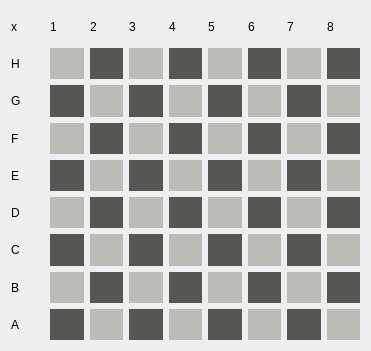
   <widget class="QWidget" name="gridLayoutWidget">
    <property name="geometry">
     <rect>
      <x>20</x>
      <y>270</y>
      <width>371</width>
      <height>351</height>
     </rect>
    </property>
    <layout class="QGridLayout" name="gridLayout">
     <item row="0" column="2">
      <widget class="QLabel" name="label_3">
       <property name="text">
        <string>2</string>
       </property>
      </widget>
     </item>
     <item row="2" column="0">
      <widget class="QLabel" name="label_11">
       <property name="text">
        <string>G</string>
       </property>
      </widget>
     </item>
     <item row="0" column="0">
      <widget class="QLabel" name="label">
       <property name="text">
        <string>x</string>
       </property>
      </widget>
     </item>
     <item row="0" column="1">
      <widget class="QLabel" name="label_2">
       <property name="text">
        <string>1</string>
       </property>
      </widget>
     </item>
     <item row="1" column="0">
      <widget class="QLabel" name="label_10">
       <property name="text">
        <string>H</string>
       </property>
      </widget>
     </item>
     <item row="0" column="4">
      <widget class="QLabel" name="label_5">
       <property name="text">
        <string>4</string>
       </property>
      </widget>
     </item>
     <item row="0" column="3">
      <widget class="QLabel" name="label_4">
       <property name="text">
        <string>3</string>
       </property>
      </widget>
     </item>
     <item row="0" column="6">
      <widget class="QLabel" name="label_7">
       <property name="text">
        <string>6</string>
       </property>
      </widget>
     </item>
     <item row="0" column="5">
      <widget class="QLabel" name="label_6">
       <property name="text">
        <string>5</string>
       </property>
      </widget>
     </item>
     <item row="0" column="7">
      <widget class="QLabel" name="label_8">
       <property name="text">
        <string>7</string>
       </property>
      </widget>
     </item>
     <item row="0" column="8">
      <widget class="QLabel" name="label_9">
       <property name="text">
        <string>8</string>
       </property>
      </widget>
     </item>
     <item row="3" column="0">
      <widget class="QLabel" name="label_12">
       <property name="text">
        <string>F</string>
       </property>
      </widget>
     </item>
     <item row="4" column="0">
      <widget class="QLabel" name="label_13">
       <property name="text">
        <string>E</string>
       </property>
      </widget>
     </item>
     <item row="5" column="0">
      <widget class="QLabel" name="label_14">
       <property name="text">
        <string>D</string>
       </property>
      </widget>
     </item>
     <item row="7" column="0">
      <widget class="QLabel" name="label_16">
       <property name="text">
        <string>B</string>
       </property>
      </widget>
     </item>
     <item row="6" column="0">
      <widget class="QLabel" name="label_15">
       <property name="text">
        <string>C</string>
       </property>
      </widget>
     </item>
     <item row="8" column="0">
      <widget class="QLabel" name="label_17">
       <property name="text">
        <string>A</string>
       </property>
      </widget>
     </item>
     <item row="1" column="1">
      <widget class="QLabel" name="label_18">
       <property name="maximumSize">
        <size>
         <width>36</width>
         <height>33</height>
        </size>
       </property>
       <property name="styleSheet">
        <string notr="true">background-color: rgb(186, 189, 182);</string>
       </property>
       <property name="text">
        <string/>
       </property>
      </widget>
     </item>
     <item row="1" column="2">
      <widget class="QLabel" name="label_19">
       <property name="maximumSize">
        <size>
         <width>36</width>
         <height>33</height>
        </size>
       </property>
       <property name="styleSheet">
        <string notr="true">background-color: rgb(85, 87, 83);</string>
       </property>
       <property name="text">
        <string/>
       </property>
      </widget>
     </item>
     <item row="1" column="3">
      <widget class="QLabel" name="label_20">
       <property name="maximumSize">
        <size>
         <width>36</width>
         <height>33</height>
        </size>
       </property>
       <property name="styleSheet">
        <string notr="true">background-color: rgb(186, 189, 182);</string>
       </property>
       <property name="text">
        <string/>
       </property>
      </widget>
     </item>
     <item row="1" column="4">
      <widget class="QLabel" name="label_21">
       <property name="maximumSize">
        <size>
         <width>36</width>
         <height>33</height>
        </size>
       </property>
       <property name="styleSheet">
        <string notr="true">background-color: rgb(85, 87, 83);</string>
       </property>
       <property name="text">
        <string/>
       </property>
      </widget>
     </item>
     <item row="1" column="5">
      <widget class="QLabel" name="label_22">
       <property name="maximumSize">
        <size>
         <width>36</width>
         <height>33</height>
        </size>
       </property>
       <property name="styleSheet">
        <string notr="true">background-color: rgb(186, 189, 182);</string>
       </property>
       <property name="text">
        <string/>
       </property>
      </widget>
     </item>
     <item row="1" column="6">
      <widget class="QLabel" name="label_23">
       <property name="maximumSize">
        <size>
         <width>36</width>
         <height>33</height>
        </size>
       </property>
       <property name="styleSheet">
        <string notr="true">background-color: rgb(85, 87, 83);</string>
       </property>
       <property name="text">
        <string/>
       </property>
      </widget>
     </item>
     <item row="1" column="7">
      <widget class="QLabel" name="label_24">
       <property name="maximumSize">
        <size>
         <width>36</width>
         <height>33</height>
        </size>
       </property>
       <property name="styleSheet">
        <string notr="true">background-color: rgb(186, 189, 182);</string>
       </property>
       <property name="text">
        <string/>
       </property>
      </widget>
     </item>
     <item row="1" column="8">
      <widget class="QLabel" name="label_25">
       <property name="maximumSize">
        <size>
         <width>36</width>
         <height>33</height>
        </size>
       </property>
       <property name="styleSheet">
        <string notr="true">background-color: rgb(85, 87, 83);</string>
       </property>
       <property name="text">
        <string/>
       </property>
      </widget>
     </item>
     <item row="2" column="1">
      <widget class="QLabel" name="label_26">
       <property name="maximumSize">
        <size>
         <width>36</width>
         <height>33</height>
        </size>
       </property>
       <property name="styleSheet">
        <string notr="true">background-color: rgb(85, 87, 83);</string>
       </property>
       <property name="text">
        <string/>
       </property>
      </widget>
     </item>
     <item row="2" column="2">
      <widget class="QLabel" name="label_27">
       <property name="maximumSize">
        <size>
         <width>36</width>
         <height>33</height>
        </size>
       </property>
       <property name="styleSheet">
        <string notr="true">background-color: rgb(186, 189, 182);</string>
       </property>
       <property name="text">
        <string/>
       </property>
      </widget>
     </item>
     <item row="2" column="3">
      <widget class="QLabel" name="label_28">
       <property name="maximumSize">
        <size>
         <width>36</width>
         <height>33</height>
        </size>
       </property>
       <property name="styleSheet">
        <string notr="true">background-color: rgb(85, 87, 83);</string>
       </property>
       <property name="text">
        <string/>
       </property>
      </widget>
     </item>
     <item row="2" column="4">
      <widget class="QLabel" name="label_29">
       <property name="maximumSize">
        <size>
         <width>36</width>
         <height>33</height>
        </size>
       </property>
       <property name="styleSheet">
        <string notr="true">background-color: rgb(186, 189, 182);</string>
       </property>
       <property name="text">
        <string/>
       </property>
      </widget>
     </item>
     <item row="2" column="5">
      <widget class="QLabel" name="label_30">
       <property name="maximumSize">
        <size>
         <width>36</width>
         <height>33</height>
        </size>
       </property>
       <property name="styleSheet">
        <string notr="true">background-color: rgb(85, 87, 83);</string>
       </property>
       <property name="text">
        <string/>
       </property>
      </widget>
     </item>
     <item row="2" column="6">
      <widget class="QLabel" name="label_31">
       <property name="maximumSize">
        <size>
         <width>36</width>
         <height>33</height>
        </size>
       </property>
       <property name="styleSheet">
        <string notr="true">background-color: rgb(186, 189, 182);</string>
       </property>
       <property name="text">
        <string/>
       </property>
      </widget>
     </item>
     <item row="2" column="7">
      <widget class="QLabel" name="label_32">
       <property name="maximumSize">
        <size>
         <width>36</width>
         <height>33</height>
        </size>
       </property>
       <property name="styleSheet">
        <string notr="true">background-color: rgb(85, 87, 83);</string>
       </property>
       <property name="text">
        <string/>
       </property>
      </widget>
     </item>
     <item row="2" column="8">
      <widget class="QLabel" name="label_33">
       <property name="maximumSize">
        <size>
         <width>36</width>
         <height>33</height>
        </size>
       </property>
       <property name="styleSheet">
        <string notr="true">background-color: rgb(186, 189, 182);</string>
       </property>
       <property name="text">
        <string/>
       </property>
      </widget>
     </item>
     <item row="3" column="1">
      <widget class="QLabel" name="label_34">
       <property name="maximumSize">
        <size>
         <width>36</width>
         <height>33</height>
        </size>
       </property>
       <property name="styleSheet">
        <string notr="true">background-color: rgb(186, 189, 182);</string>
       </property>
       <property name="text">
        <string/>
       </property>
      </widget>
     </item>
     <item row="3" column="2">
      <widget class="QLabel" name="label_35">
       <property name="maximumSize">
        <size>
         <width>36</width>
         <height>33</height>
        </size>
       </property>
       <property name="styleSheet">
        <string notr="true">background-color: rgb(85, 87, 83);</string>
       </property>
       <property name="text">
        <string/>
       </property>
      </widget>
     </item>
     <item row="3" column="3">
      <widget class="QLabel" name="label_36">
       <property name="maximumSize">
        <size>
         <width>36</width>
         <height>33</height>
        </size>
       </property>
       <property name="styleSheet">
        <string notr="true">background-color: rgb(186, 189, 182);</string>
       </property>
       <property name="text">
        <string/>
       </property>
      </widget>
     </item>
     <item row="3" column="4">
      <widget class="QLabel" name="label_37">
       <property name="maximumSize">
        <size>
         <width>36</width>
         <height>33</height>
        </size>
       </property>
       <property name="styleSheet">
        <string notr="true">background-color: rgb(85, 87, 83);</string>
       </property>
       <property name="text">
        <string/>
       </property>
      </widget>
     </item>
     <item row="3" column="5">
      <widget class="QLabel" name="label_38">
       <property name="maximumSize">
        <size>
         <width>36</width>
         <height>33</height>
        </size>
       </property>
       <property name="styleSheet">
        <string notr="true">background-color: rgb(186, 189, 182);</string>
       </property>
       <property name="text">
        <string/>
       </property>
      </widget>
     </item>
     <item row="3" column="6">
      <widget class="QLabel" name="label_39">
       <property name="maximumSize">
        <size>
         <width>36</width>
         <height>33</height>
        </size>
       </property>
       <property name="styleSheet">
        <string notr="true">background-color: rgb(85, 87, 83);</string>
       </property>
       <property name="text">
        <string/>
       </property>
      </widget>
     </item>
     <item row="3" column="7">
      <widget class="QLabel" name="label_40">
       <property name="maximumSize">
        <size>
         <width>36</width>
         <height>33</height>
        </size>
       </property>
       <property name="styleSheet">
        <string notr="true">background-color: rgb(186, 189, 182);</string>
       </property>
       <property name="text">
        <string/>
       </property>
      </widget>
     </item>
     <item row="3" column="8">
      <widget class="QLabel" name="label_41">
       <property name="maximumSize">
        <size>
         <width>36</width>
         <height>33</height>
        </size>
       </property>
       <property name="styleSheet">
        <string notr="true">background-color: rgb(85, 87, 83);</string>
       </property>
       <property name="text">
        <string/>
       </property>
      </widget>
     </item>
     <item row="4" column="1">
      <widget class="QLabel" name="label_42">
       <property name="maximumSize">
        <size>
         <width>36</width>
         <height>33</height>
        </size>
       </property>
       <property name="styleSheet">
        <string notr="true">background-color: rgb(85, 87, 83);</string>
       </property>
       <property name="text">
        <string/>
       </property>
      </widget>
     </item>
     <item row="4" column="2">
      <widget class="QLabel" name="label_43">
       <property name="maximumSize">
        <size>
         <width>36</width>
         <height>33</height>
        </size>
       </property>
       <property name="styleSheet">
        <string notr="true">background-color: rgb(186, 189, 182);</string>
       </property>
       <property name="text">
        <string/>
       </property>
      </widget>
     </item>
     <item row="4" column="3">
      <widget class="QLabel" name="label_44">
       <property name="maximumSize">
        <size>
         <width>36</width>
         <height>33</height>
        </size>
       </property>
       <property name="styleSheet">
        <string notr="true">background-color: rgb(85, 87, 83);</string>
       </property>
       <property name="text">
        <string/>
       </property>
      </widget>
     </item>
     <item row="4" column="4">
      <widget class="QLabel" name="label_45">
       <property name="maximumSize">
        <size>
         <width>36</width>
         <height>33</height>
        </size>
       </property>
       <property name="styleSheet">
        <string notr="true">background-color: rgb(186, 189, 182);</string>
       </property>
       <property name="text">
        <string/>
       </property>
      </widget>
     </item>
     <item row="4" column="5">
      <widget class="QLabel" name="label_46">
       <property name="maximumSize">
        <size>
         <width>36</width>
         <height>33</height>
        </size>
       </property>
       <property name="styleSheet">
        <string notr="true">background-color: rgb(85, 87, 83);</string>
       </property>
       <property name="text">
        <string/>
       </property>
      </widget>
     </item>
     <item row="4" column="6">
      <widget class="QLabel" name="label_47">
       <property name="maximumSize">
        <size>
         <width>36</width>
         <height>33</height>
        </size>
       </property>
       <property name="styleSheet">
        <string notr="true">background-color: rgb(186, 189, 182);</string>
       </property>
       <property name="text">
        <string/>
       </property>
      </widget>
     </item>
     <item row="4" column="7">
      <widget class="QLabel" name="label_48">
       <property name="maximumSize">
        <size>
         <width>36</width>
         <height>33</height>
        </size>
       </property>
       <property name="styleSheet">
        <string notr="true">background-color: rgb(85, 87, 83);</string>
       </property>
       <property name="text">
        <string/>
       </property>
      </widget>
     </item>
     <item row="4" column="8">
      <widget class="QLabel" name="label_49">
       <property name="maximumSize">
        <size>
         <width>36</width>
         <height>33</height>
        </size>
       </property>
       <property name="styleSheet">
        <string notr="true">background-color: rgb(186, 189, 182);</string>
       </property>
       <property name="text">
        <string/>
       </property>
      </widget>
     </item>
     <item row="5" column="1">
      <widget class="QLabel" name="label_50">
       <property name="maximumSize">
        <size>
         <width>36</width>
         <height>33</height>
        </size>
       </property>
       <property name="styleSheet">
        <string notr="true">background-color: rgb(186, 189, 182);</string>
       </property>
       <property name="text">
        <string/>
       </property>
      </widget>
     </item>
     <item row="5" column="2">
      <widget class="QLabel" name="label_51">
       <property name="maximumSize">
        <size>
         <width>36</width>
         <height>33</height>
        </size>
       </property>
       <property name="styleSheet">
        <string notr="true">background-color: rgb(85, 87, 83);</string>
       </property>
       <property name="text">
        <string/>
       </property>
      </widget>
     </item>
     <item row="5" column="3">
      <widget class="QLabel" name="label_52">
       <property name="maximumSize">
        <size>
         <width>36</width>
         <height>33</height>
        </size>
       </property>
       <property name="styleSheet">
        <string notr="true">background-color: rgb(186, 189, 182);</string>
       </property>
       <property name="text">
        <string/>
       </property>
      </widget>
     </item>
     <item row="5" column="4">
      <widget class="QLabel" name="label_53">
       <property name="maximumSize">
        <size>
         <width>36</width>
         <height>33</height>
        </size>
       </property>
       <property name="styleSheet">
        <string notr="true">background-color: rgb(85, 87, 83);</string>
       </property>
       <property name="text">
        <string/>
       </property>
      </widget>
     </item>
     <item row="5" column="5">
      <widget class="QLabel" name="label_54">
       <property name="maximumSize">
        <size>
         <width>36</width>
         <height>33</height>
        </size>
       </property>
       <property name="styleSheet">
        <string notr="true">background-color: rgb(186, 189, 182);</string>
       </property>
       <property name="text">
        <string/>
       </property>
      </widget>
     </item>
     <item row="5" column="6">
      <widget class="QLabel" name="label_55">
       <property name="maximumSize">
        <size>
         <width>36</width>
         <height>33</height>
        </size>
       </property>
       <property name="styleSheet">
        <string notr="true">background-color: rgb(85, 87, 83);</string>
       </property>
       <property name="text">
        <string/>
       </property>
      </widget>
     </item>
     <item row="5" column="7">
      <widget class="QLabel" name="label_56">
       <property name="maximumSize">
        <size>
         <width>36</width>
         <height>33</height>
        </size>
       </property>
       <property name="styleSheet">
        <string notr="true">background-color: rgb(186, 189, 182);</string>
       </property>
       <property name="text">
        <string/>
       </property>
      </widget>
     </item>
     <item row="5" column="8">
      <widget class="QLabel" name="label_57">
       <property name="maximumSize">
        <size>
         <width>36</width>
         <height>33</height>
        </size>
       </property>
       <property name="styleSheet">
        <string notr="true">background-color: rgb(85, 87, 83);</string>
       </property>
       <property name="text">
        <string/>
       </property>
      </widget>
     </item>
     <item row="6" column="1">
      <widget class="QLabel" name="label_58">
       <property name="maximumSize">
        <size>
         <width>36</width>
         <height>33</height>
        </size>
       </property>
       <property name="styleSheet">
        <string notr="true">background-color: rgb(85, 87, 83);</string>
       </property>
       <property name="text">
        <string/>
       </property>
      </widget>
     </item>
     <item row="6" column="2">
      <widget class="QLabel" name="label_59">
       <property name="maximumSize">
        <size>
         <width>36</width>
         <height>33</height>
        </size>
       </property>
       <property name="styleSheet">
        <string notr="true">background-color: rgb(186, 189, 182);</string>
       </property>
       <property name="text">
        <string/>
       </property>
      </widget>
     </item>
     <item row="6" column="3">
      <widget class="QLabel" name="label_60">
       <property name="maximumSize">
        <size>
         <width>36</width>
         <height>33</height>
        </size>
       </property>
       <property name="styleSheet">
        <string notr="true">background-color: rgb(85, 87, 83);</string>
       </property>
       <property name="text">
        <string/>
       </property>
      </widget>
     </item>
     <item row="6" column="4">
      <widget class="QLabel" name="label_61">
       <property name="maximumSize">
        <size>
         <width>36</width>
         <height>33</height>
        </size>
       </property>
       <property name="styleSheet">
        <string notr="true">background-color: rgb(186, 189, 182);</string>
       </property>
       <property name="text">
        <string/>
       </property>
      </widget>
     </item>
     <item row="6" column="5">
      <widget class="QLabel" name="label_62">
       <property name="maximumSize">
        <size>
         <width>36</width>
         <height>33</height>
        </size>
       </property>
       <property name="styleSheet">
        <string notr="true">background-color: rgb(85, 87, 83);</string>
       </property>
       <property name="text">
        <string/>
       </property>
      </widget>
     </item>
     <item row="6" column="6">
      <widget class="QLabel" name="label_63">
       <property name="maximumSize">
        <size>
         <width>36</width>
         <height>33</height>
        </size>
       </property>
       <property name="styleSheet">
        <string notr="true">background-color: rgb(186, 189, 182);</string>
       </property>
       <property name="text">
        <string/>
       </property>
      </widget>
     </item>
     <item row="6" column="7">
      <widget class="QLabel" name="label_64">
       <property name="maximumSize">
        <size>
         <width>36</width>
         <height>33</height>
        </size>
       </property>
       <property name="styleSheet">
        <string notr="true">background-color: rgb(85, 87, 83);</string>
       </property>
       <property name="text">
        <string/>
       </property>
      </widget>
     </item>
     <item row="6" column="8">
      <widget class="QLabel" name="label_65">
       <property name="maximumSize">
        <size>
         <width>36</width>
         <height>33</height>
        </size>
       </property>
       <property name="styleSheet">
        <string notr="true">background-color: rgb(186, 189, 182);</string>
       </property>
       <property name="text">
        <string/>
       </property>
      </widget>
     </item>
     <item row="7" column="1">
      <widget class="QLabel" name="label_66">
       <property name="maximumSize">
        <size>
         <width>36</width>
         <height>33</height>
        </size>
       </property>
       <property name="styleSheet">
        <string notr="true">background-color: rgb(186, 189, 182);</string>
       </property>
       <property name="text">
        <string/>
       </property>
      </widget>
     </item>
     <item row="7" column="2">
      <widget class="QLabel" name="label_67">
       <property name="maximumSize">
        <size>
         <width>36</width>
         <height>33</height>
        </size>
       </property>
       <property name="styleSheet">
        <string notr="true">background-color: rgb(85, 87, 83);</string>
       </property>
       <property name="text">
        <string/>
       </property>
      </widget>
     </item>
     <item row="7" column="3">
      <widget class="QLabel" name="label_68">
       <property name="maximumSize">
        <size>
         <width>36</width>
         <height>33</height>
        </size>
       </property>
       <property name="styleSheet">
        <string notr="true">background-color: rgb(186, 189, 182);</string>
       </property>
       <property name="text">
        <string/>
       </property>
      </widget>
     </item>
     <item row="7" column="4">
      <widget class="QLabel" name="label_69">
       <property name="maximumSize">
        <size>
         <width>36</width>
         <height>33</height>
        </size>
       </property>
       <property name="styleSheet">
        <string notr="true">background-color: rgb(85, 87, 83);</string>
       </property>
       <property name="text">
        <string/>
       </property>
      </widget>
     </item>
     <item row="7" column="5">
      <widget class="QLabel" name="label_70">
       <property name="maximumSize">
        <size>
         <width>36</width>
         <height>33</height>
        </size>
       </property>
       <property name="styleSheet">
        <string notr="true">background-color: rgb(186, 189, 182);</string>
       </property>
       <property name="text">
        <string/>
       </property>
      </widget>
     </item>
     <item row="7" column="6">
      <widget class="QLabel" name="label_71">
       <property name="maximumSize">
        <size>
         <width>36</width>
         <height>33</height>
        </size>
       </property>
       <property name="styleSheet">
        <string notr="true">background-color: rgb(85, 87, 83);</string>
       </property>
       <property name="text">
        <string/>
       </property>
      </widget>
     </item>
     <item row="7" column="7">
      <widget class="QLabel" name="label_72">
       <property name="maximumSize">
        <size>
         <width>36</width>
         <height>33</height>
        </size>
       </property>
       <property name="styleSheet">
        <string notr="true">background-color: rgb(186, 189, 182);</string>
       </property>
       <property name="text">
        <string/>
       </property>
      </widget>
     </item>
     <item row="7" column="8">
      <widget class="QLabel" name="label_73">
       <property name="maximumSize">
        <size>
         <width>36</width>
         <height>33</height>
        </size>
       </property>
       <property name="styleSheet">
        <string notr="true">background-color: rgb(85, 87, 83);</string>
       </property>
       <property name="text">
        <string/>
       </property>
      </widget>
     </item>
     <item row="8" column="1">
      <widget class="QLabel" name="label_74">
       <property name="maximumSize">
        <size>
         <width>36</width>
         <height>33</height>
        </size>
       </property>
       <property name="styleSheet">
        <string notr="true">background-color: rgb(85, 87, 83);</string>
       </property>
       <property name="text">
        <string/>
       </property>
      </widget>
     </item>
     <item row="8" column="2">
      <widget class="QLabel" name="label_75">
       <property name="maximumSize">
        <size>
         <width>36</width>
         <height>33</height>
        </size>
       </property>
       <property name="styleSheet">
        <string notr="true">background-color: rgb(186, 189, 182);</string>
       </property>
       <property name="text">
        <string/>
       </property>
      </widget>
     </item>
     <item row="8" column="3">
      <widget class="QLabel" name="label_76">
       <property name="maximumSize">
        <size>
         <width>36</width>
         <height>33</height>
        </size>
       </property>
       <property name="styleSheet">
        <string notr="true">background-color: rgb(85, 87, 83);</string>
       </property>
       <property name="text">
        <string/>
       </property>
      </widget>
     </item>
     <item row="8" column="4">
      <widget class="QLabel" name="label_77">
       <property name="maximumSize">
        <size>
         <width>36</width>
         <height>33</height>
        </size>
       </property>
       <property name="styleSheet">
        <string notr="true">background-color: rgb(186, 189, 182);</string>
       </property>
       <property name="text">
        <string/>
       </property>
      </widget>
     </item>
     <item row="8" column="5">
      <widget class="QLabel" name="label_78">
       <property name="maximumSize">
        <size>
         <width>36</width>
         <height>33</height>
        </size>
       </property>
       <property name="styleSheet">
        <string notr="true">background-color: rgb(85, 87, 83);</string>
       </property>
       <property name="text">
        <string/>
       </property>
      </widget>
     </item>
     <item row="8" column="6">
      <widget class="QLabel" name="label_79">
       <property name="maximumSize">
        <size>
         <width>36</width>
         <height>33</height>
        </size>
       </property>
       <property name="styleSheet">
        <string notr="true">background-color: rgb(186, 189, 182);</string>
       </property>
       <property name="text">
        <string/>
       </property>
      </widget>
     </item>
     <item row="8" column="7">
      <widget class="QLabel" name="label_80">
       <property name="maximumSize">
        <size>
         <width>36</width>
         <height>33</height>
        </size>
       </property>
       <property name="styleSheet">
        <string notr="true">background-color: rgb(85, 87, 83);</string>
       </property>
       <property name="text">
        <string/>
       </property>
      </widget>
     </item>
     <item row="8" column="8">
      <widget class="QLabel" name="label_81">
       <property name="maximumSize">
        <size>
         <width>36</width>
         <height>33</height>
        </size>
       </property>
       <property name="styleSheet">
        <string notr="true">background-color: rgb(186, 189, 182);</string>
       </property>
       <property name="text">
        <string/>
       </property>
      </widget>
     </item>
    </layout>
   </widget>
